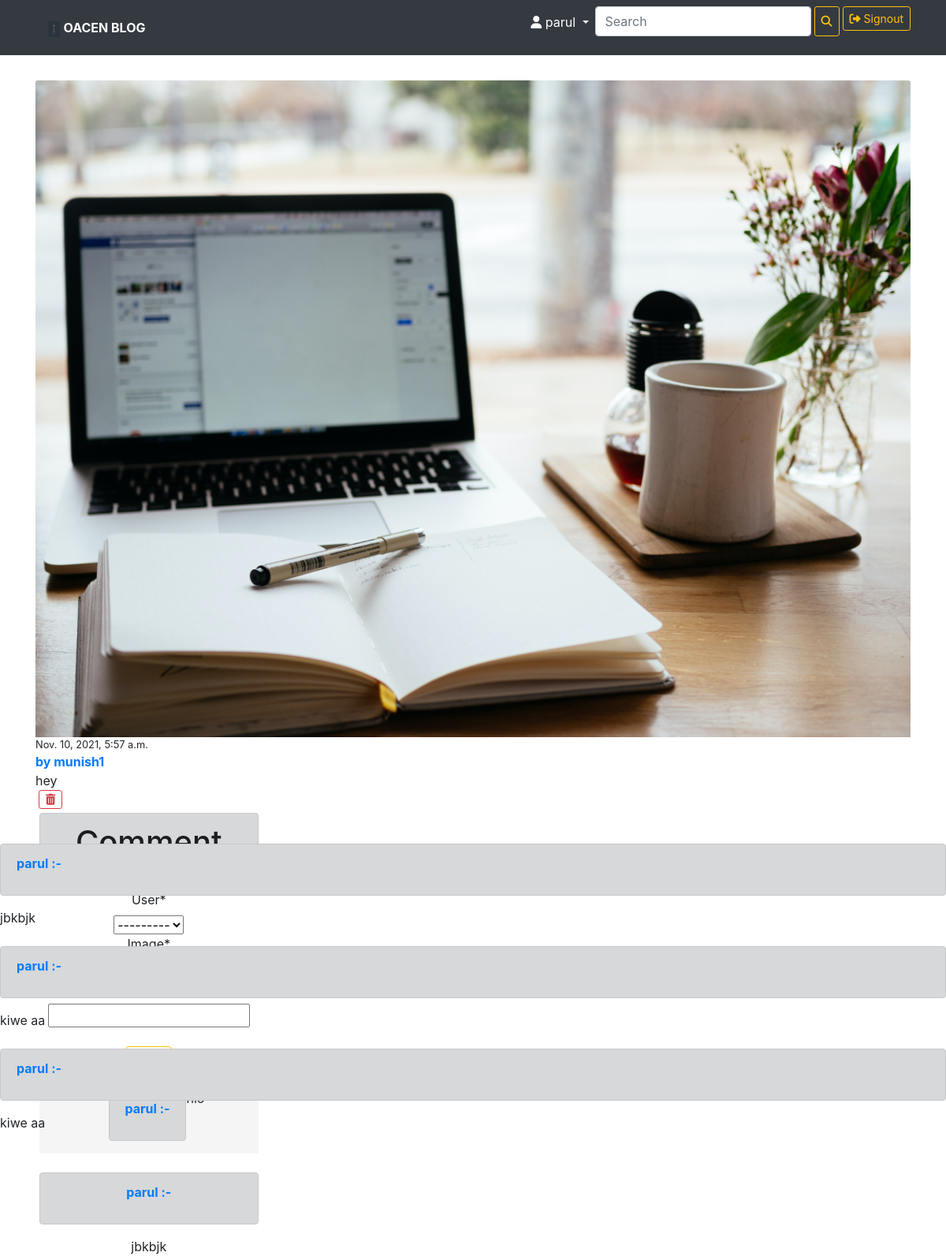
Page /website/postdetail/13/ (signed in) on the committed database.
### website/models.py (models this page shows, shortened)
class Image(models.Model):
    id=models.AutoField(primary_key=True)
    user=models.ForeignKey(User, on_delete=models.CASCADE, null=True)
    content=models.CharField(max_length=2000,null=True)
    title=models.CharField(max_length=80 ,null=True)
    file=models.ImageField(upload_to="media")
    date_created=models.DateTimeField(auto_now_add=True ,null=True)
    slug = models.SlugField(null=True,blank=True)
    def __str__(self):
        return str(self.title)

class Comment(models.Model):
    id=models.AutoField(primary_key=True)
    user=models.ForeignKey(User,on_delete=models.CASCADE,null=True)
    image=models.ForeignKey(Image, on_delete=models.CASCADE,null=True)
    comment=models.CharField(max_length=200)
    date_created=models.DateTimeField(auto_now_add=True,null=True)

### website/views.py (the view)
# urls.py: path('postdetail/<int:id>/',postdetail,name="postdetail"),
@login_required(login_url="http://localhost:8000/website/signinpage")
def postdetail(request,id):
    if request.method == "POST":
        form=CommentForm(request.POST)
        if form.is_valid():
            form.save()
    cm=Comment.objects.all().filter(image=id)
    post=Image.objects.filter(pk=id)
    form=CommentForm()
    return render(request,"postdetail.html",{"post":post,"form":form,"cm":cm})

### website/forms.py
class CommentForm(forms.ModelForm):
	class Meta:
		model=Comment
		fields=("id","user","image","comment")

### website/templates/postdetail.html (shortened to what this page needs)
{% extends "base.html"%}
{% block maincontent %}
{% load crispy_forms_tags  %}
{% load static %}
<div class="myDiv">
{% for post in post %}
<div class="container">
<br>
<img src="{{post.file.url}}" alt="" class="card-img-top">
<br>
<small>{{post.date_created}}</small>
<br>
<strong class="text-primary">by {{post.user}}</strong>
<br>
{{post.content}}
<div id="button2">
    <a href="{% url 'delete' post.id  %}"><button class="btn btn-outline-danger btn-sm ml-1 " type="submit"><i class="fas fa-trash-alt"></i></button></a>
  </div>
</div>
{% endfor %}
</div>
<div class="container">
<div class="myDiv2">
  <div class="alert alert-dark" role="alert" >
    <h1>Comment</h1>
    </div>
  <table>
  <form method="POST"  enctype="multipart/form-data">
      {{form|crispy}}
</div>
<br>
<button class="btn btn-outline-warning"  type="submit" >Post</button>
<div>
  <div class="myDiv3">
<div class="row my-3">
{% for cm in cm   %}
  <div class="col-sm-4 mt-4"></div>
  <div class="alert alert-dark" role="alert" >
<strong class="text-primary">{{cm.user}} :-</strong>
</div>
 {{cm.comment}}
</div>
</div>
  </div>
{%endfor%}
{% endblock %}

### website/templates/base.html (shortened to what this page needs)
<html>
  {% load static %}
    <head>
            <link rel="stylesheet" href="https://maxcdn.bootstrapcdn.com/bootstrap/4.3.1/css/bootstrap.min.css">
            <link rel="stylesheet" href="https://cdn.jsdelivr.net/npm/bootstrap-icons@1.6.0/font/bootstrap-icons.css">
            <link rel="stylesheet" href="https://maxcdn.bootstrapcdn.com/bootstrap/4.5.2/css/bootstrap.min.css">
          </head>
    <body>
            <nav class="navbar navbar-expand-lg navbar-dark bg-dark">
              <div class="container">
                    <a class="nav-link text-white " href="http://localhost:8000/website/homepage">
                      <img src="{% static 'photo4.jpg' %}" alt="" width="15" height="20">
                     <strong>OACEN BLOG</strong></a>
                    <div class="collapse navbar-collapse" id="navbarSupportedContent">
                      <ul class="navbar-nav ml-auto">
                        {% if request.user.is_authenticated %}
                        <li class="nav-item  active dropdown bg-color-dark">
                          <a class="nav-link dropdown-toggle text-white" href="#" id="navbarDropdown" role="button" data-toggle="dropdown" aria-haspopup="true" aria-expanded="false">
                            <i class="fas fa-user"></i>
                            {{request.user.first_name}}
                          </a>
                        </li>
                        <form class="d-flex">
                          <input class="form-control me-2" type="search" placeholder="Search" aria-label="Search">
                          <button class="btn btn-outline-warning btn-sm ml-1" type="submit"><i class="fas fa-search"></i></button>
                        </form>
                        <li class="nav-item active">
                          <a href="http://localhost:8000/website/signoutpage"><button class="btn btn-outline-warning btn-sm ml-1 " type="submit" ><i class="fas fa-sign-out-alt"></i> Signout</button></a>
                        </li>
                        {% endif  %}
                      </ul>
                      </div>
                    </div>
                  </nav>
                  {% block maincontent %}
                  {% endblock %}
    </body>
  </html>

### website/templates/postdetail.html (style rules this page uses)
.myDiv2 { background-color: whitesmoke; border: 5px outset whitesmoke(216, 253, 130); height: 15px; width: 25%; margin-bottom:3px; margin-top: 5px; margin-left: 5px; text-align: center; }
.myDiv3 { background-color: whitesmoke; text-align: center; }
#button2 { position: inherit; top: 120px; right: 80px; }
.myDiv { background-color: white; border: 5px outset white(216, 253, 130); }

### rows in the picture
Image: file (picture), date_created "Nov. 10, 2021, 5:57 a.m.", user "munish1", content "hey"
Comment: user "parul"
Comment: user "parul", comment "jbkbjk"
Comment: user "parul", comment "jbkbjk"
Comment: user "parul", comment "kiwe aa"
Comment: user "parul", comment "kiwe aa"

### other values in the picture
{{ request.user.first_name }} "parul"
